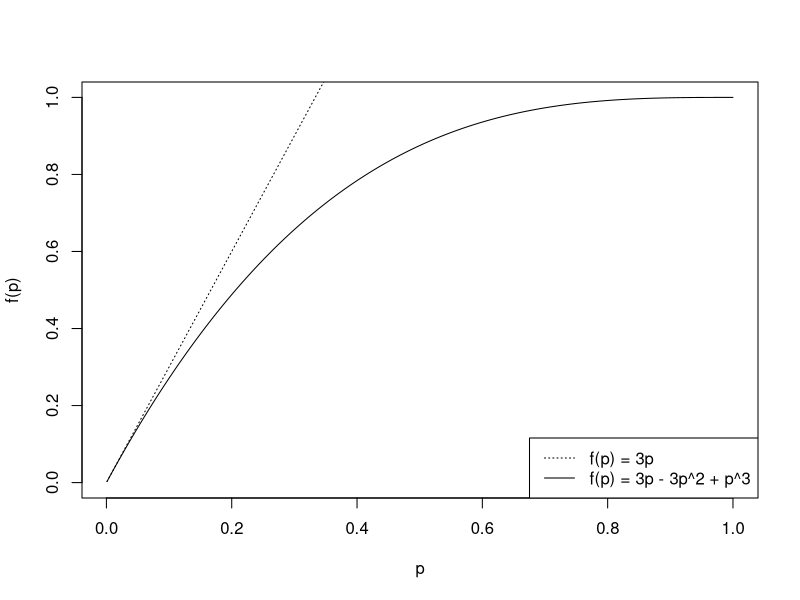

Here is the R script that generated this plot:
## ---- chunk 1
# numbers from 0 to 1
nums <- (1:1000)/1000

# f(p) = 3p
three <- nums*3

# f(p) = 3p - 3p^2 + p^3
under <- 1 - (1-nums)^3

# plot and add a line
plot(three~nums, type = "l", lty = 3, xlab = "p", ylab = "f(p)", ylim = c(0,1))
lines(under~nums, type = "l", lty=1)
legend("bottomright", legend = c("f(p) = 3p", "f(p) = 3p - 3p^2 + p^3"), lty = c(3,1))
## ---- chunk 2
dbinom(x = 14, size = 20, prob = (2/3))

library(MASS)
(choose(20,14) *(0.75)^14*(0.25)^6)

?pbinom()

dbinom(x = 14, 20, 0.5)

(0.1686093 * (2/3))/ ((1/3) + 0.03696442 * (1/3))

